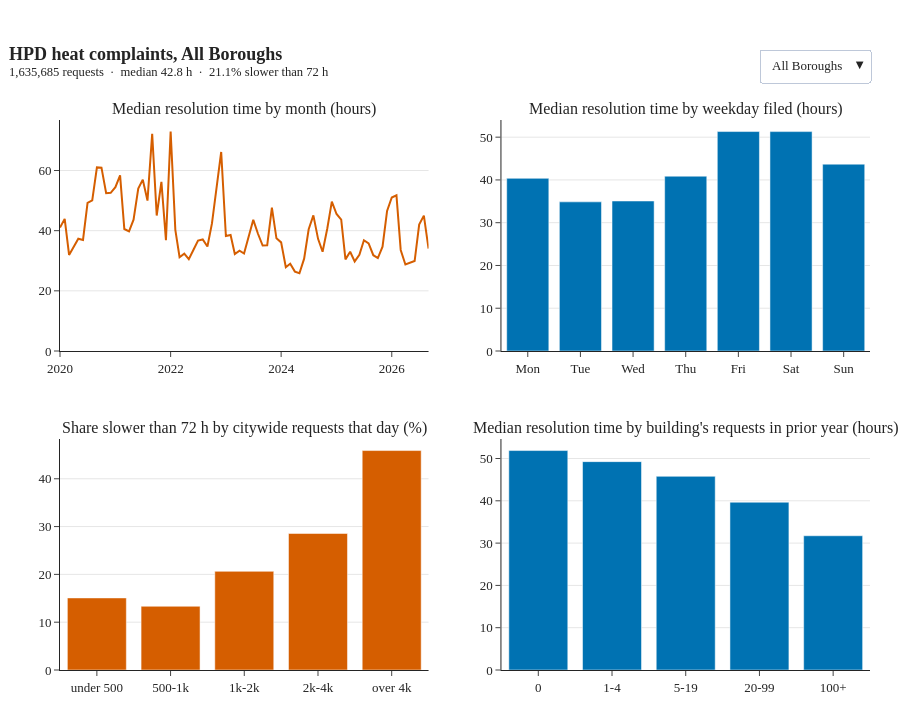

Source (notebook cell):
### Code cell
fig = make_subplots(
    rows=2, cols=2, vertical_spacing=0.16, horizontal_spacing=0.09,
    subplot_titles=[
        "Median resolution time by month (hours)",
        "Median resolution time by weekday filed (hours)",
        "Share slower than 72 h by citywide requests that day (%)",
        "Median resolution time by building's requests in prior year (hours)",
    ],
)
for k, name in enumerate(SELECTIONS):
    p = panels[name]
    visible = k == 0
    fig.add_trace(go.Scatter(x=p["monthly"].index, y=p["monthly"].values, mode="lines", line={"color": VERMILION, "width": 2},
                             name="monthly", visible=visible, hovertemplate="%{x|%b %Y}: %{y:.1f} h<extra></extra>"), 1, 1)
    fig.add_trace(go.Bar(x=[d[:3] for d in WEEKDAY_ORDER], y=p["weekday"].values, marker_color=BLUE,
                         name="weekday", visible=visible, hovertemplate="%{x}: %{y:.1f} h<extra></extra>"), 1, 2)
    fig.add_trace(go.Bar(x=VOLUME_BANDS, y=p["volume"].values, marker_color=VERMILION,
                         name="workload", visible=visible, hovertemplate="%{x}: %{y:.1f}%<extra></extra>"), 2, 1)
    fig.add_trace(go.Bar(x=HISTORY_BANDS, y=p["history"].values, marker_color=BLUE,
                         name="history", visible=visible, hovertemplate="%{x} prior requests: %{y:.1f} h<extra></extra>"), 2, 2)

buttons = []
for k, name in enumerate(SELECTIONS):
    visible = [j // 4 == k for j in range(4 * len(SELECTIONS))]
    buttons.append({"label": name.title(), "method": "update",
                    "args": [{"visible": visible}, {"title.text": f"<b>HPD heat complaints, {name.title()}</b><br><sup>{panels[name]['title']}</sup>"}]})

fig.update_layout(
    title={"text": f"<b>HPD heat complaints, All Boroughs</b><br><sup>{panels['All boroughs']['title']}</sup>", "x": 0.01},
    updatemenus=[{"buttons": buttons, "x": 1.0, "xanchor": "right", "y": 1.13, "yanchor": "top", "showactive": True}],
    template="simple_white", font={"family": "Times New Roman, DejaVu Serif, serif", "size": 13},
    height=720, showlegend=False, margin={"t": 120, "l": 60, "r": 30, "b": 50},
)
fig.update_yaxes(rangemode="tozero", gridcolor="#E6E6E6", showgrid=True)
fig.write_html(FIG_DIR / "dashboard.html", include_plotlyjs=True)
fig.show()
